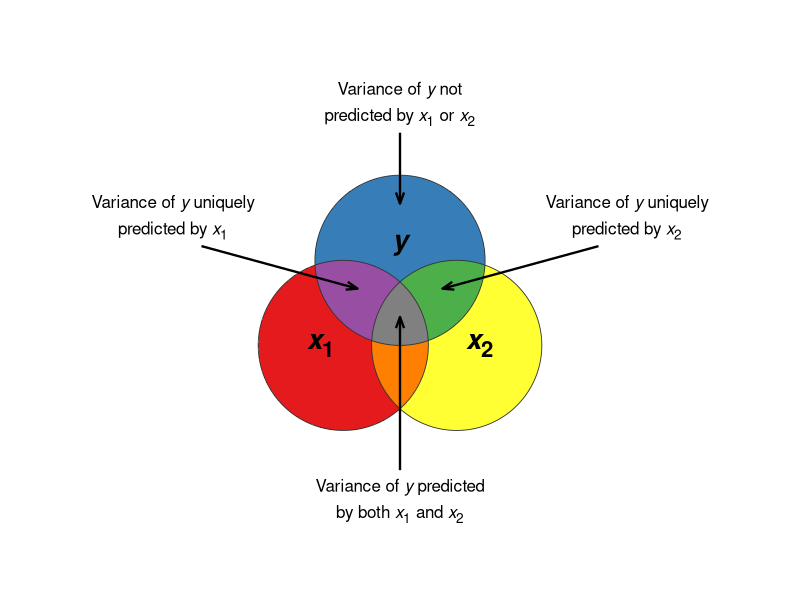
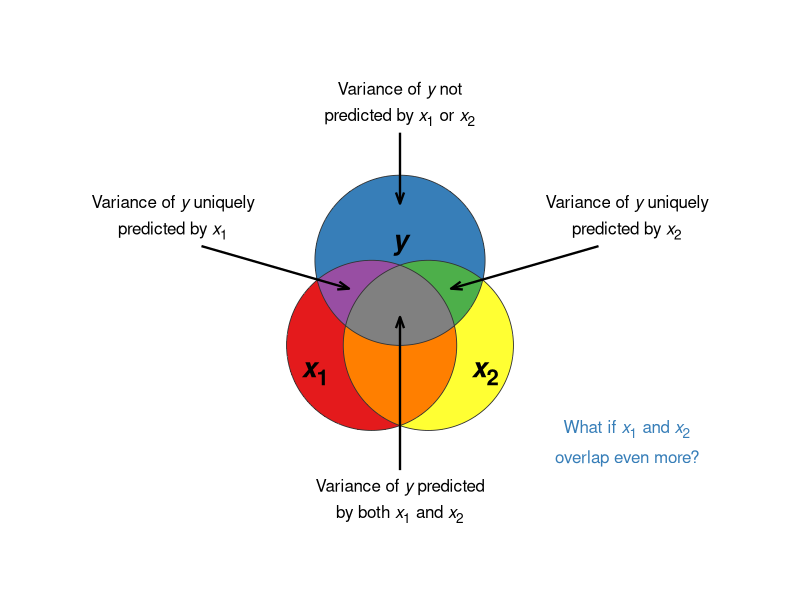
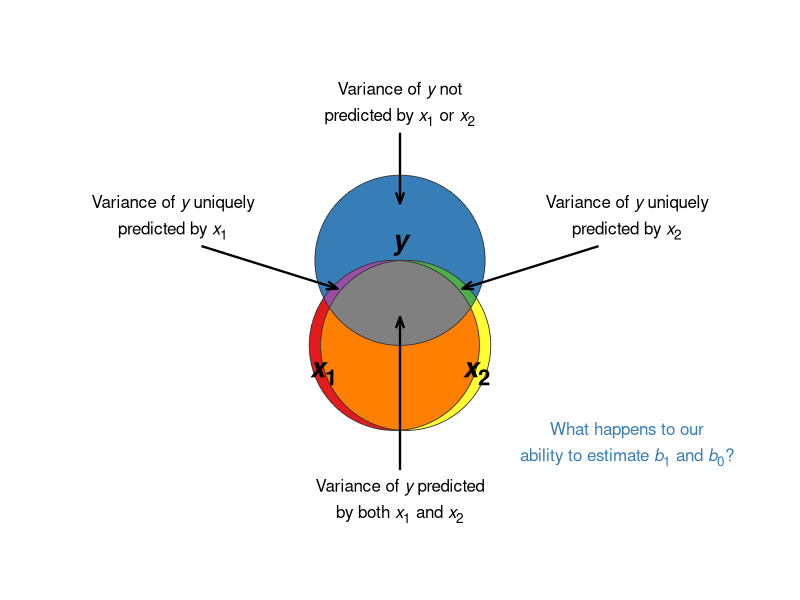
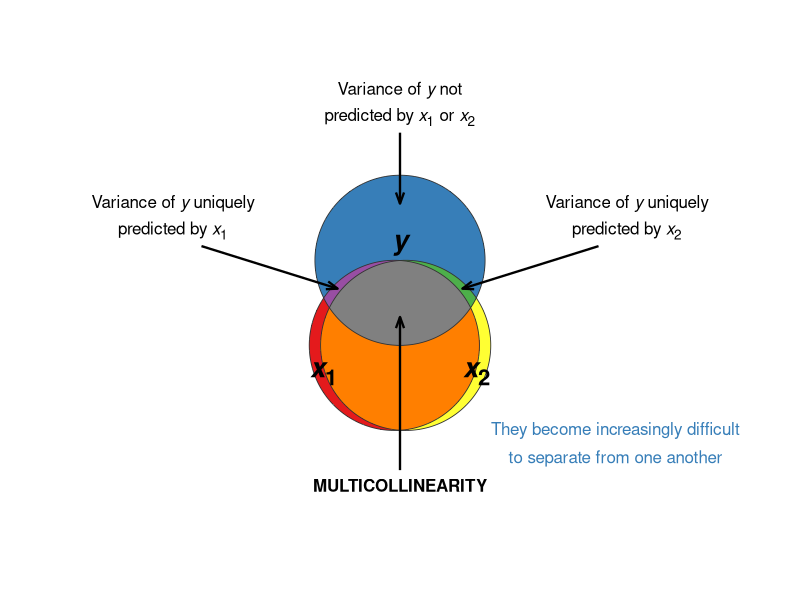
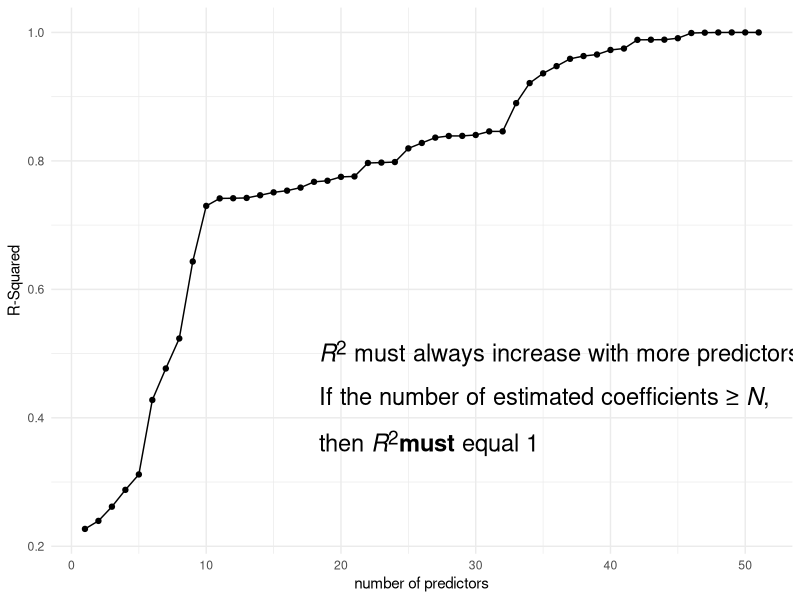
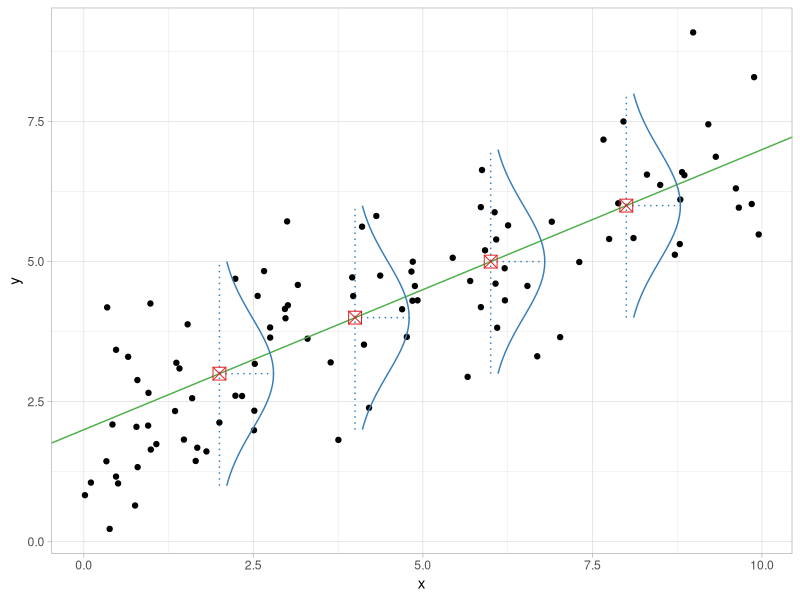
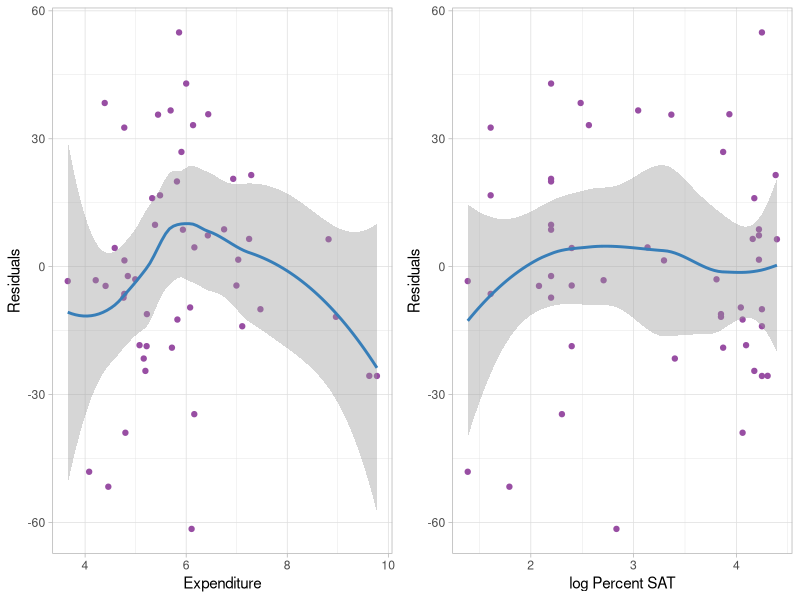
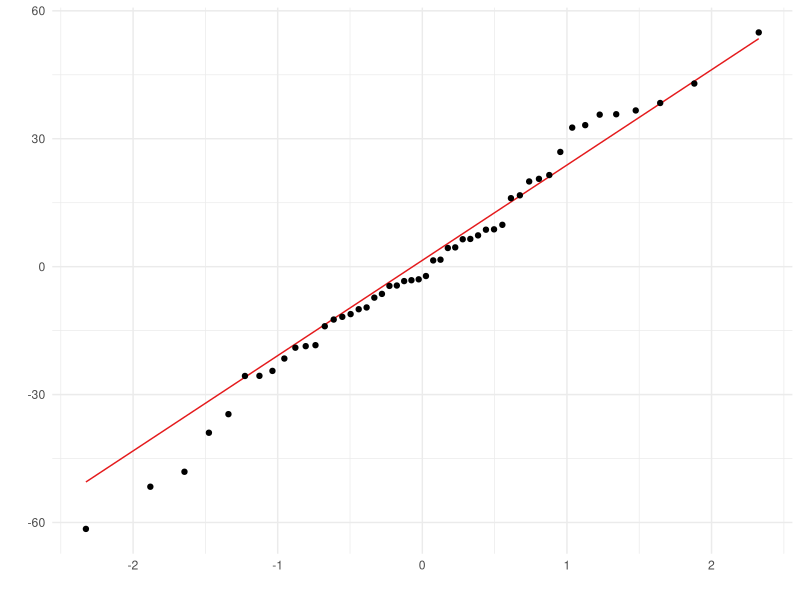

R code for these plots, in order:
## ---- chunk 1
#| echo: false

library(knitr)
library(formatR)
library(readxl)
library(tidyverse)
library(ggtext)
library(gridExtra, warn.conflicts = FALSE)

opts_chunk$set(out.width = '100%', options(width=60))

opts_knit$set(global.par = TRUE)
opts_chunk$set(echo=FALSE, warning = FALSE, message = FALSE, comment = '', class.output='sh',
               fig.width=8, fig.height=5, fig.align = "center")

options(useFancyQuotes = FALSE)

my_red <- "#E41A1C"
my_blue <- "#377EB8"
my_green <- "#4DAF4A"
my_purple <- "#984EA3"
my_orange <- "#FF7F00"
my_yellow <- "#FFFF33"
my_red2 <- "#FBB4AE" 
my_blue2 <- "#B3CDE3" 
my_green2 <- "#CCEBC5" 
my_purple2 <- "#DECBE4"
my_orange2 <- "#FED9A6"
my_yellow2 <- "#FFFFCC"

# ---------------------------------------------------------------------------
# Helper functions (these replace the TikZ drawing / overlay code in the .Rmd)
# ---------------------------------------------------------------------------

# --- Venn diagrams (replaces the TikZ circles) ------------------------------
# y circle is fixed at (0, 0); x1 and x2 circles sit at (-d, -1.5) and (d, -1.5)
make_venn <- function(d, x1_lab, x2_lab, arrow_x,
                      bottom = c("Variance of <i>y</i> predicted",
                                 "by both <i>x</i><sub>1</sub> and <i>x</i><sub>2</sub>"),
                      note = NULL, note_x = 4, note_y = c(-3, -3.5),
                      r = 1.5, n = 600) {

  cy  <- c(0, 0)
  cx1 <- c(-d, -1.5)
  cx2 <- c(d, -1.5)

  # circle outlines
  tt <- seq(0, 2 * pi, length.out = 300)
  circ <- function(cc, g) data.frame(x = cc[1] + r * cos(tt), y = cc[2] + r * sin(tt), group = g)
  circles <- rbind(circ(cy, "y"), circ(cx1, "x1"), circ(cx2, "x2"))

  # fill each distinct region on a fine grid
  grid <- expand.grid(x = seq(-3, 3, length.out = n), y = seq(-3.2, 1.7, length.out = n))
  in_y  <- (grid$x - cy[1])^2  + (grid$y - cy[2])^2  <= r^2
  in_x1 <- (grid$x - cx1[1])^2 + (grid$y - cx1[2])^2 <= r^2
  in_x2 <- (grid$x - cx2[1])^2 + (grid$y - cx2[2])^2 <= r^2
  fill <- rep(NA_character_, nrow(grid))
  fill[in_x1 & !in_y & !in_x2] <- my_red
  fill[in_x2 & !in_y & !in_x1] <- my_yellow
  fill[in_y & !in_x1 & !in_x2] <- my_blue
  fill[in_y & in_x1 & !in_x2]  <- my_purple   # y and x1 only
  fill[in_y & in_x2 & !in_x1]  <- my_green    # y and x2 only
  fill[in_x1 & in_x2 & !in_y]  <- my_orange   # x1 and x2 only
  fill[in_y & in_x1 & in_x2]   <- "#808080"   # all three
  grid$fill <- fill

  # labels inside the circles
  labs_df <- data.frame(
    x = c(0, x1_lab[1], x2_lab[1]),
    y = c(0.3, x1_lab[2], x2_lab[2]),
    label = c("<b><i>y</i></b>", "<b><i>x</i><sub>1</sub></b>", "<b><i>x</i><sub>2</sub></b>")
  )

  # annotation text (one row per line of text, as in the TikZ nodes)
  txt <- data.frame(
    x = c(0, 0, -4, -4, 4, 4),
    y = c(3, 2.5, 1, 0.5, 1, 0.5),
    label = c("Variance of <i>y</i> not",
              "predicted by <i>x</i><sub>1</sub> or <i>x</i><sub>2</sub>",
              "Variance of <i>y</i> uniquely",
              "predicted by <i>x</i><sub>1</sub>",
              "Variance of <i>y</i> uniquely",
              "predicted by <i>x</i><sub>2</sub>"),
    color = "black"
  )
  txt <- rbind(txt, data.frame(x = 0, y = c(-4, -4.5)[seq_along(bottom)],
                               label = bottom, color = "black"))
  if (!is.null(note)) {
    txt <- rbind(txt, data.frame(x = note_x, y = note_y[seq_along(note)],
                                 label = note, color = my_blue))
  }

  arrows <- data.frame(
    x    = c(0, -3.5, 3.5, 0),
    y    = c(2.25, 0.25, 0.25, -3.7),
    xend = c(0, -arrow_x, arrow_x, 0),
    yend = c(1, -0.5, -0.5, -1)
  )

  ggplot() +
    geom_raster(data = grid, aes(x = x, y = y, fill = fill)) +
    scale_fill_identity(na.value = "transparent") +
    geom_path(data = circles, aes(x = x, y = y, group = group),
              color = "grey20", linewidth = 0.3) +
    geom_richtext(data = labs_df, aes(x = x, y = y, label = label),
                  size = 7, fill = NA, label.color = NA) +
    geom_richtext(data = txt, aes(x = x, y = y, label = label, color = color),
                  size = 4.3, fill = NA, label.color = NA) +
    scale_color_identity() +
    geom_segment(data = arrows, aes(x = x, y = y, xend = xend, yend = yend),
                 linewidth = 0.8, arrow = arrow(length = unit(0.3, "cm"), angle = 20)) +
    coord_fixed(xlim = c(-6.3, 6.3), ylim = c(-5, 3.6), clip = "off") +
    theme_void() +
    theme(legend.position = "none", plot.margin = margin(5, 5, 5, 5))
}

# --- Custom HTML for annotated R output (replaces TikZ overlays on output) ----

emit_html <- function(x) cat("```{=html}\n", x, "\n```\n", sep = "")

# an outlined, rounded highlight around a piece of text
hl_span <- function(txt, color) {
  sprintf('<span style="box-shadow: 0 0 0 3px %s; border-radius: 0.6em; padding: 0 2px;">%s</span>',
          color, htmltools::htmlEscape(txt))
}

# R console-style output block built from HTML lines (one <span> per line)
out_block <- function(lines_html, font_px = NULL, line_px = NULL) {
  st <- ""
  if (!is.null(font_px)) st <- sprintf("font-size:%spx; line-height:%spx;", font_px, line_px)
  lines_html[lines_html == ""] <- "&nbsp;"
  paste0('<div class="cell-output cell-output-stdout"><pre style="', st, '">',
         '<code style="max-height:none; overflow:visible;">',
         paste0('<span style="display:block;">', lines_html, '</span>', collapse = ""),
         '</code></pre></div>')
}

# circle the printed value that belongs to `name` in a printed named vector
hl_named_vector <- function(out, name, color) {
  html <- htmltools::htmlEscape(out)
  for (i in seq_len(length(out) - 1)) {
    m <- regexpr(paste0("(?<![A-Za-z0-9])", name, "(?![A-Za-z0-9])"), out[i], perl = TRUE)
    if (m > 0) {
      e <- as.integer(m) + nchar(name) - 1
      v <- out[i + 1]
      left <- substr(v, 1, e)
      ts <- as.integer(regexpr("[^ ]+$", left))
      html[i + 1] <- paste0(htmltools::htmlEscape(substr(v, 1, ts - 1)),
                            hl_span(substr(left, ts, e), color),
                            htmltools::htmlEscape(substr(v, e + 1, nchar(v))))
    }
  }
  html
}

# line + arrowhead (arrowhead sits at the start point x0, y0)
arrow_svg <- function(x0, y0, x1, y1, color, len = 18, half_w = 8) {
  ang <- atan2(y1 - y0, x1 - x0)
  bx <- x0 + len * cos(ang); by <- y0 + len * sin(ang)
  px <- -sin(ang); py <- cos(ang)
  sprintf('<line x1="%.1f" y1="%.1f" x2="%.1f" y2="%.1f" stroke="%s" stroke-width="3"/><polygon points="%.1f,%.1f %.1f,%.1f %.1f,%.1f" fill="%s"/>',
          x0, y0, x1, y1, color,
          x0, y0, bx + half_w * px, by + half_w * py, bx - half_w * px, by - half_w * py, color)
}
## ---- chunk 2
#| include: false

library(carData)
data("Wong")
## ---- chunk 3
#| results: asis

# Annotated regression output: highlighted coefficient rows, arrows, and callouts
options(width = 60)
fit_wong <- lm(piq ~ viq + sex, Wong)
out <- gsub("\t", "  ", capture.output(summary(fit_wong)))

lh <- 28            # line height (px)
fs <- 20            # font size (px)
w  <- 780           # width of the output box (px)
callout_x <- 850    # left edge of the callouts (px)

pats     <- c("^\\(Intercept\\)", "^viq", "^sexMale")
cols     <- c(my_blue, my_orange, my_purple)
idx      <- sapply(pats, function(p) grep(p, out)[1])
target_y <- c(304, 439, 574)     # vertical centre of each callout (px)

line_html <- vapply(seq_along(out), function(i) {
  txt <- if (nchar(out[i]) == 0) "&nbsp;" else htmltools::htmlEscape(out[i])
  k <- match(i, idx)
  extra <- if (is.na(k)) "" else
    sprintf("box-shadow: inset 0 0 0 3px %s; background: %s26;", cols[k], cols[k])
  sprintf('<div style="height:%dpx; line-height:%dpx; %s">%s</div>', lh, lh, extra, txt)
}, character(1))

arrows_html <- paste(
  mapply(function(i, ty, col) arrow_svg(w, (i - 0.5) * lh, callout_x - 10, ty, col),
         idx, target_y, cols),
  collapse = "")

callouts <- c("Intercept:<br>Predicted PIQ for<br>female with VIQ = 0",
              "Predicted increase in PIQ for a<br>one-point increase in VIQ,<br>holding sex constant",
              "Predicted decrease in<br>PIQ for males, holding<br>VIQ constant")
callout_html <- sprintf(
  '<div style="position:absolute; left:%dpx; top:%dpx; color:%s; font-size:30px; line-height:36px;">%s</div>',
  callout_x, target_y - 54, cols, callouts)

emit_html(paste0(
  '<div style="position:absolute; left:0; top:0; width:', w,
  'px; box-sizing:border-box; padding:0 12px; background:#f5f5f5; border-radius:6px; ',
  'font-family:SFMono-Regular,Menlo,Monaco,Consolas,monospace; font-size:', fs,
  'px; white-space:pre; overflow:hidden;">', paste(line_html, collapse = ""), '</div>',
  '<svg width="1500" height="640" style="position:absolute; left:0; top:0; pointer-events:none; overflow:visible;">',
  arrows_html, '</svg>',
  paste(callout_html, collapse = "")
))
## ---- chunk 4
#| fig-width: 8
#| fig-height: 5.4

make_venn(d = 1, x1_lab = c(-1.4, -1.5), x2_lab = c(1.4, -1.5), arrow_x = 0.75)
## ---- chunk 5
#| fig-width: 8
#| fig-height: 5.4

make_venn(d = 0.5, x1_lab = c(-1.5, -2), x2_lab = c(1.5, -2), arrow_x = 0.9,
          note = c("What if <i>x</i><sub>1</sub> and <i>x</i><sub>2</sub>",
                   "overlap even more?"))
## ---- chunk 6
#| fig-width: 8
#| fig-height: 5.4

make_venn(d = 0.1, x1_lab = c(-1.35, -2), x2_lab = c(1.35, -2), arrow_x = 1.1,
          note = c("What happens to our",
                   "ability to estimate <i>b</i><sub>1</sub> and <i>b</i><sub>0</sub>?"))
## ---- chunk 7
#| fig-width: 8
#| fig-height: 5.4

make_venn(d = 0.1, x1_lab = c(-1.35, -2), x2_lab = c(1.35, -2), arrow_x = 1.1,
          bottom = "<b>MULTICOLLINEARITY</b>",
          note = c("They become increasingly difficult",
                   "to separate from one another"),
          note_x = 3.8)
## ---- chunk 8
#| message: false

library(tidyverse)
dat <- readxl::read_xlsx("../../data/States.xlsx", sheet = 1)
dat <- dat %>% mutate(logPctSAT = log(PctSAT)) 
## ---- chunk 9
#| echo: true

lm2 <- lm(SAT ~ Expend + logPctSAT, dat)
coef(lm2)
## ---- chunk 10
#| fig-width: 11
#| fig-height: 5

# library(readxl)
# dat <- read_xlsx("~/Dropbox/Teaching/Fordham/Grad Intro Stats/Lectures/Data/States.xlsx")
subdat <- dat %>% dplyr::select(-State, -Abbreviation, -PctBiden2020)
r2 <- numeric(51)
for(i in 1:51){
  r2[i] <- summary(lm(dat$PctBiden2020 ~ as.matrix(subdat[, 1:i])))$r.squared
}
r2 <- tibble(p = 1:51, R2 = r2)

ggplot(r2, aes(p, R2)) + geom_point() + geom_path() + 
  labs(x = "number of predictors", y = "R-Squared") + 
  theme_minimal() +
  annotate("richtext", x = 18, y = 0.50, hjust = 0, size = 6, fill = NA, label.color = NA,
           label = "<i>R</i><sup>2</sup> must always increase with more predictors") +
  annotate("richtext", x = 18, y = 0.43, hjust = 0, size = 6, fill = NA, label.color = NA,
           label = "If the number of estimated coefficients ≥ <i>N</i>,") +
  annotate("richtext", x = 18, y = 0.36, hjust = 0, size = 6, fill = NA, label.color = NA,
           label = "then <i>R</i><sup>2</sup> <b>must</b> equal 1")
## ---- chunk 11
#| results: asis

# Coefficients from a model with more predictors than observations; the last
# rows (all NA) are boxed in green, as in the original TikZ overlay.
options(width = 110)
out <- capture.output(
  print(round(coef(lm(SAT ~ ., dat %>% dplyr::select(-State, -Abbreviation))), 3)[-1])
)
options(width = 60)

n <- length(out)
body_html <- htmltools::htmlEscape(out)
body_html[body_html == ""] <- "&nbsp;"
plain <- paste0('<span style="display:block;">', body_html[seq_len(n - 4)], '</span>', collapse = "")
boxed <- paste0('<span style="display:block; box-shadow: 0 0 0 3px ', my_green,
                '; border-radius: 4px;">',
                paste0('<span style="display:block;">', body_html[(n - 3):n], '</span>', collapse = ""),
                '</span>')

emit_html(paste0(
  '<div class="cell-output cell-output-stdout"><pre style="font-size:17px; line-height:21px;">',
  '<code style="max-height:none; overflow:visible;">', plain, boxed, '</code></pre></div>'
))
## ---- chunk 12
#| echo: true
#| message: false

library(car)
lm1 <- lm(SAT ~ Expend + PctSAT, dat)
vif(lm1)
## ---- chunk 13
#| echo: true

lm2 <- lm(SAT ~ Expend + PctSAT + Salary, dat)
vif(lm2)
## ---- chunk 14
#| echo: true

1 / vif(lm2)
## ---- chunk 15
#| echo: true

1 - summary(lm(Expend ~ PctSAT + Salary, dat))$r.squared
1 - summary(lm(PctSAT ~ Expend + Salary, dat))$r.squared
1 - summary(lm(Salary ~ Expend + PctSAT, dat))$r.squared
## ---- chunk 16
set.seed(30)
n <- 100
x <- runif(n, 0, 10)
y <- 2 + .5 * x + rnorm(n, sd = 1)
y1 <- seq(-2, 2, by = .1)
ggplot() + geom_point(aes(x, y)) + geom_abline(intercept = 2, slope = .5, color = my_green) +
  geom_path(aes(x = 2 + 2 * dnorm(y1), y = 2 + .5 * 2 + y1), color = my_blue) + 
  geom_path(aes(x = 4 + 2 * dnorm(y1), y = 2 + .5 * 4 + y1), color = my_blue) + 
  geom_path(aes(x = 6 + 2 * dnorm(y1), y = 2 + .5 * 6 + y1), color = my_blue) + 
  geom_path(aes(x = 8 + 2 * dnorm(y1), y = 2 + .5 * 8 + y1), color = my_blue) + 
  geom_segment(aes(x = 2, xend = 2 + 2 * dnorm(0), y = 3, yend = 3), color = my_blue, lty = 3) + 
  geom_segment(aes(x = 4, xend = 4 + 2 * dnorm(0), y = 4, yend = 4), color = my_blue, lty = 3) + 
  geom_segment(aes(x = 6, xend = 6 + 2 * dnorm(0), y = 5, yend = 5), color = my_blue, lty = 3) + 
  geom_segment(aes(x = 8, xend = 8 + 2 * dnorm(0), y = 6, yend = 6), color = my_blue, lty = 3) +
  geom_segment(aes(x = 2, xend = 2, y = 1, yend = 5), color = my_blue, lty = 3) +
  geom_segment(aes(x = 4, xend = 4, y = 2, yend = 6), color = my_blue, lty = 3) +
  geom_segment(aes(x = 6, xend = 6, y = 3, yend = 7), color = my_blue, lty = 3) +
  geom_segment(aes(x = 8, xend = 8, y = 4, yend = 8), color = my_blue, lty = 3) + 
  geom_point(aes(x = c(2, 4, 6, 8), y = c(3, 4, 5, 6)), color = my_red, size = 4, pch = 7) + 
  theme_light()
## ---- chunk 17
#| fig-width: 11
#| fig-height: 5

mod <- lm(SAT ~ Expend + logPctSAT, dat %>% mutate(logPctSAT = log(PctSAT)))
p1 <- ggplot() + geom_point(aes(x = mod$model$Expend, y = mod$residuals), color = my_purple) + theme_light() + 
  labs(x = "Expenditure", y = "Residuals") + 
  geom_smooth(aes(x = mod$model$Expend, y = mod$residuals), method = "loess", col = my_blue) 
p2 <- ggplot() + geom_point(aes(x = mod$model$logPctSAT, y = mod$residuals), color = my_purple) + 
  theme_light() + labs(x = "log Percent SAT", y = "Residuals") + 
  geom_smooth(aes(x = mod$model$logPctSAT, y = mod$residuals), method = "loess", col = my_blue)
grid.arrange(p1, p2, nrow = 1)
## ---- chunk 18
ggplot() + geom_qq_line(aes(sample = mod$residuals), col = my_red) + 
  geom_qq(aes(sample = mod$residuals)) + theme_minimal() + 
  labs(x = "", y = "")
## ---- chunk 19
dat <- dat %>% mutate(logPctSAT = log(PctSAT)) %>% column_to_rownames("Abbreviation")  
## ---- chunk 20
#| echo: true

round(hatvalues(lm(SAT ~ Expend + logPctSAT, dat)),2)
3 * (2 + 1) / 50 # leverage cutoff when p = 2, N = 50
## ---- chunk 21
#| results: asis

# Same output as above, with the high-leverage state (NJ) circled in orange
options(width = 60)
out <- capture.output({
  print(round(hatvalues(lm(SAT ~ Expend + logPctSAT, dat)), 2))
  print(3 * (2 + 1) / 50)
})
emit_html(out_block(hl_named_vector(out, "NJ", my_orange)))
## ---- chunk 22
#| echo: true

dat %>% summarize(mean(Expend), mean(logPctSAT), cor(Expend, logPctSAT))
dat["NJ", c("Expend", "logPctSAT")]
## ---- chunk 23
#| results: asis

# Output of the code above, with the state flagged for distance (WV) circled in orange
distance_measure <- rstudent(lm(SAT ~ Expend + logPctSAT, dat))
op <- options(width = 70, digits = 2)
out <- capture.output(print(distance_measure))
options(op)
emit_html(out_block(hl_named_vector(out, "WV", my_orange)))
## ---- chunk 24
#| fig-width: 10
#| fig-height: 5.5

ggplot(tibble(index = 1:50, DFFITS = dffits(mod), Abbr = rownames(dat)), aes(index, DFFITS)) + 
  geom_blank() + theme_minimal() + 
  geom_text(aes(label = Abbr), hjust = 0, vjust = 0, size = 4) + 
  geom_hline(aes(yintercept = .4898979), col = my_blue) + 
  geom_hline(aes(yintercept = -.4898979), col = my_blue) +
  annotate("text", x = 1, y = 0.57, hjust = 0, size = 6, color = my_green, parse = TRUE,
           label = "bold(2*sqrt((p+1)/N) ~ '=' ~ 2*sqrt(3/50) ~ '=' ~ '.49')")
## ---- chunk 25
#| fig-width: 12
#| fig-height: 5.5

DFBETAS <- as.data.frame(dfbetas(mod))
DFBETAS <- DFBETAS %>% 
  pivot_longer("(Intercept)":"logPctSAT", names_to = "Coefficient", values_to = "DFBETAS") %>%
  mutate(index = rep(1:50, 3), Abbr = rep(rownames(dat), 3))
ggplot(DFBETAS, aes(index, DFBETAS)) + 
  geom_blank() + theme_minimal() + 
  geom_text(aes(label = Abbr), hjust = 0, vjust = 0, size = 3.5) + 
  facet_wrap(~Coefficient) + 
  geom_hline(aes(yintercept = 0.2828427), col = my_blue) + 
  geom_hline(aes(yintercept = -0.2828427), col = my_blue)
## ---- chunk 26
#| fig-width: 12
#| fig-height: 5.5

p1 <- ggplot(tibble(index = 1:50, Cook = cooks.distance(mod), Abbr = rownames(dat)), aes(index, Cook)) + 
  geom_blank() + theme_minimal() + 
  geom_text(aes(label = Abbr), hjust = 0, vjust = 0, size = 3.5)

p2 <- ggplot(tibble(index = 1:50, COVRATIO = covratio(mod), Abbr = rownames(dat)), aes(index, COVRATIO)) + 
  geom_blank() + theme_minimal() + 
  geom_text(aes(label = Abbr), hjust = 0, vjust = 0, size = 3.5) + 
  geom_hline(yintercept = 1.12, col = my_blue)

gridExtra::grid.arrange(p1, p2, nrow = 1)
